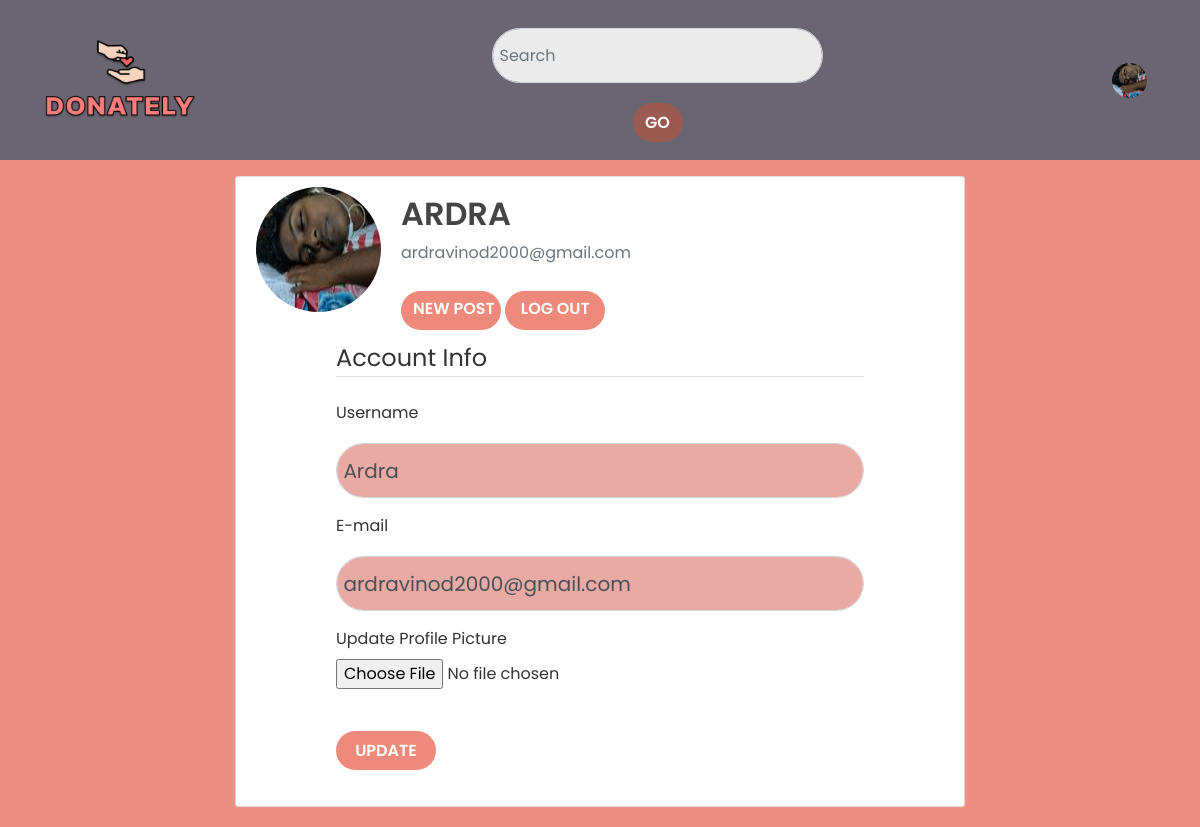
Page /account (signed in) on the committed database.
### project/models.py (models this page shows, shortened)
class User(db.Model, UserMixin):
    id = db.Column(db.Integer, primary_key=True)
    username = db.Column(db.String(20), unique=True, nullable=False)
    email = db.Column(db.String(120), unique=True, nullable=False)
    image_file = db.Column(db.String(20), nullable=False, default='default.jpg')
    password = db.Column(db.String(60), nullable=False)
    posts = db.relationship('Post', backref='author', lazy = True)

### project/routes.py (the view)
@app.route("/account", methods=['GET', 'POST'])
@login_required
def account():
    form = UpdateAccountForm()
    if form.validate_on_submit():
        if form.picture.data:
            picture_file = save_picture(form.picture.data)
            current_user.image_file = picture_file
        current_user.username = form.username.data
        current_user.email = form.email.data
        db.session.commit()
        flash(f'Account updated successfully!', 'success')
        return redirect(url_for('account'))
    elif request.method == 'GET':
        form.username.data = current_user.username
        form.email.data = current_user.email
    image_file = url_for('static', filename='profile_pics/'+ current_user.image_file)
    return render_template('account.html', title='Account', image_file=image_file, form=form)

### project/forms.py (shortened to what this page needs)
class UpdateAccountForm(FlaskForm):
    username = StringField('Username', validators=[DataRequired(), Length(min=2, max=20)])
    email = StringField('E-mail', validators=[DataRequired(), Email()])
    picture = FileField('Update Profile Picture', validators=[FileAllowed(['jpeg','png','jpg'])])
    submit = SubmitField('Update')

### project/models.py (called while the page is built)
@login_manager.user_loader
def load_user(user_id):
    return User.query.get(int(user_id))

### project/templates/account.html (shortened to what this page needs)
{% extends "layout.html" %}
{% block content %}
  <div class="content-section">
    <div class="media">
      <img class="rounded-circle account-img" src="{{ image_file }}">
      <div class="media-body">
        <h2 class="account-heading">{{ current_user.username }}</h2>
        <p class="text-secondary">{{ current_user.email }}</p>
        <a class="btn btn-outline-success" href="{{ url_for('new_post') }}">New Post</a>
        <a class="btn btn-outline-danger" href="{{ url_for('logout') }}">Log Out</a>
      </div>
    </div>
        <form method="POST" action="" enctype="multipart/form-data">
            <fieldset class="form-group">
                <legend class="border-bottom mb-4">Account Info</legend>
                <div class="form-group">
                    {{ form.username.label(class="form-control-label") }}
                    {% if form.username.errors %}
                        {{ form.username(class="form-control form-control-lg is-invalid") }}
                        <div class="invalid-feedback">
                            {% for error in form.username.errors %}
                                <span>{{ error }}</span>
                            {% endfor %}
                        </div>
                    {% else %}
                        {{ form.username(class="form-control form-control-lg") }}
                    {% endif %}
                </div>
                <div class="form-group">
                    {{ form.email.label(class="form-control-label") }}
                    {% if form.email.errors %}
                        {{ form.email(class="form-control form-control-lg is-invalid") }}
                        <div class="invalid-feedback">
                            {% for error in form.email.errors %}
                                <span>{{ error }}</span>
                            {% endfor %}
                        </div>
                    {% else %}
                        {{ form.email(class="form-control form-control-lg") }}
                    {% endif %}
                </div>
                <div class="form-group">
                    {{ form.picture.label() }}
                    {{ form.picture(class="form-control-file") }}
                </div>
            </fieldset>
            <div class="form-group">
                {{ form.submit(class="btn btn-outline-info") }}
            </div>
        </form>
  </div>
{% endblock content %}

### project/templates/layout.html (shortened to what this page needs)
<!DOCTYPE html>
<html lang="en">
<head>
    <link rel="stylesheet" href="https://maxcdn.bootstrapcdn.com/bootstrap/4.0.0/css/bootstrap.min.css">
    <link rel="stylesheet" href="https://cdnjs.cloudflare.com/ajax/libs/font-awesome/4.7.0/css/font-awesome.min.css">
    <link rel="stylesheet" type="text/css" href="{{ url_for('static', filename='main.css') }}">
</head>
<body>
      <header class="site-header">
        <nav class="navbar navbar-expand-md navbar-dark bg-steel fixed-top">
          <div class="container">
      <div class ="header" align="self-center">
            <a class="navbar-brand" href="/"><img width="150" height="80" src="{{ url_for('static',filename='profile_pics/logo.png') }}"></a>
        </div>
            <div class="collapse navbar-collapse" id="navbarToggle">
              <div class="navbar-nav mx-auto">
                <form method="POST" action="{{ url_for('search') }}" class="d-flex search">
                  <input class="form-control s me-2" type="search" placeholder="Search" aria-label="Search", name="item">
                  <button class="btn btn-info paginate" type="submit">go</button>
                </form>
              </div>
              <div class="navbar-nav">
                  {% if current_user.is_authenticated %}
            <a class="nav-item nav-link" href="{{ url_for('account') }}"><img class="rounded-circle" width="35" height="35" src="{{ url_for('static',filename='profile_pics/' +current_user.image_file) }}"></a>
                  {% else %}
                      <b><a class="nav-item nav-link" href="{{ url_for('login') }}">Login</a></b>
                      <b><a class="nav-item nav-link" href="{{ url_for('register') }}">Sign Up</a></b>
                  {% endif %}
              </div>
            </div>
          </div>
        </nav>
      </header>
      <main role="main" class="container">
        <div class="row">
          <div class="col-md-2">
          </div>
          <div class="col-md-8">
            {% block content %}{% endblock %}
          </div>
          <div class="col-md-2">
          </div>
        </div>
      </main><script src="https://code.jquery.com/jquery-3.2.1.slim.min.js"></script>
    </body>
</html>

### project/static/main.css (style rules this page uses)
* { margin: 0; padding: 0; box-sizing: border-box; }
body, input { font-family: "Poppins", sans-serif; }
form { justify-content: center; flex-direction: column; padding: 0rem 5rem; transition: all 0.2s 0.7s; overflow: hidden; }
.form-control { max-width: 680px; width: 100%; background-color: #e9aaa3; margin: 10px 0; height: 55px; border-radius: 55px; grid-template-columns: 15% 85%; padding: 0 0.4rem; position: relative; }
.search { margin-top: 10px; display: flex; align-items: center; justify-content: center; flex-direction: column; padding: 0rem 5rem; transition: all 0.2s 0.7s; overflow: hidden; }
.s { background-color: #ebebeb; }
.btn { width: 100px; background-color: #ee8a7c; border: none; outline: none; height: 39px; border-radius: 49px; color: #fff; text-transform: uppercase; font-weight: 600; margin: 10px 0; cursor: pointer; transition: 0.5s; }
.paginate { width: 50px; background-color: #9b5a51; border: none; outline: none; height: 39px; border-radius: 49px; color: #fff; text-transform: uppercase; font-weight: 600; margin: 10px 0; cursor: pointer; transition: 0.5s; }
body { background: #ee8f84; color: #333333; margin-top: 11rem; }
h1, h2, h3, h4, h5, h6 { color: #444444; }
.h2, h2 { margin-top: 0.5rem; }
.bg-steel { background-color: #6a6671; }
.site-header .navbar-nav .nav-link { color: #cbd5db; }
.content-section { background: #ffffff; padding: 10px 20px; border: 1px solid #dddddd; border-radius: 3px; margin-bottom: 20px; }
.account-img { height: 125px; width: 125px; margin-right: 20px; margin-bottom: 16px; }
.account-heading { font-size: 2rem; text-transform: uppercase; font-weight: 600; }

### rows in the picture
User: image_file (picture), username "ARDRA", email "ardravinod2000@gmail.com", username "Ardra"
